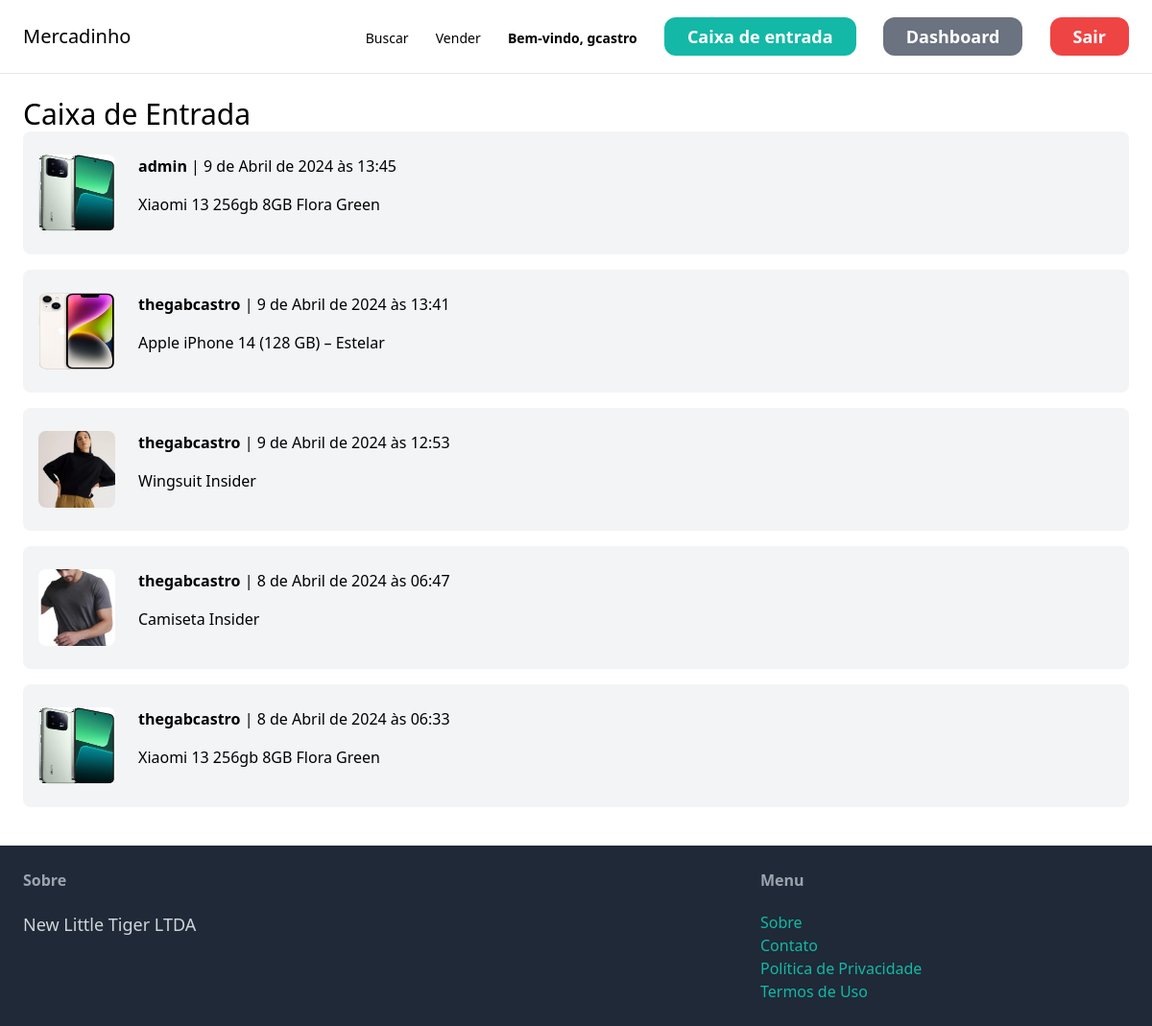
Screenshot of /inbox/ (signed in) with the database file from the repository.
### conversation/models.py (models this page shows)
class Conversation(models.Model):
    item = models.ForeignKey(
        Item, related_name="conversations", on_delete=models.CASCADE
    )
    members = models.ManyToManyField(User, related_name="conversations")
    criado_em = models.DateTimeField(auto_now_add=True)
    modified_at = models.DateTimeField(auto_now=True)
    class Meta:
        ordering = [
            "-modified_at",
        ]

### item/models.py (models this page shows, shortened)
class Item(models.Model):
    categoria = models.ForeignKey(
        Categoria, related_name="items", on_delete=models.CASCADE, default=1
    )
    nome = models.CharField(max_length=255)
    descrição = models.TextField(blank=True, null=True)
    preço = models.FloatField()
    imagem = models.ImageField(upload_to="item_images", blank=True, null=True)
    foi_vendido = models.BooleanField(default=False)
    criado_por = models.ForeignKey(User, related_name="items", on_delete=models.CASCADE)
    criado_em = models.DateTimeField(auto_now_add=True)

### conversation/views.py (the view)
# urls.py: path("", views.inbox, name="inbox"),
@login_required
def inbox(request):
    conversations = Conversation.objects.filter(members__in=[request.user.id])
    return render(
        request,
        "conversation/inbox.html",
        {
            "conversations": conversations,
        },
    )

### conversation/templates/conversation/inbox.html (shortened to what this page needs)
{% extends 'core/base.html' %}
{% block content %}
<h1 class="'mb-6 text-3xl">Caixa de Entrada</h1>
<div class="space-y-6">
    {% for conversation in conversations %}
        <a href="{% url 'conversation:detail' conversation.id %}">
            <div class="p-6 px-4 mb-4 flex bg-gray-100 rounded-lg">
                <div class="pr-6">
                    <img src="{{ conversation.item.imagem.url }}" alt="" class="w-20 h-20 max-w-full rounded-lg">
                </div>
                <div>
                    {% for member in conversation.members.all %}
                        {% if member != request.user %}
                            <p class="mb-4"><strong>{{ member.username }}</strong> | {{ conversation.modified_at }}</p>
                            <p>{{ conversation.item.nome }}</p>
                        {% endif %}
                    {% endfor %}
                </div>
            </div>
        </a>
    {% endfor %}
</div>
{% endblock content %}

### core/templates/core/base.html (shortened to what this page needs)
<!DOCTYPE html>
<html lang="pt-br">
<head>
    <script src="https://cdn.tailwindcss.com"></script>
</head>
<body>
    <nav class="py-6 px-6 flex justify-between items-center border-b border-gray-200">
        <a href="/" class="text-xl font-medium hover:text-gray-500">Mercadinho</a>
        <div class="space-x-6">
            <a href="{% url 'item:items' %}"
                class="text-sm font-light hover:text-gray-500">Buscar</a>
            <a href="{% url 'item:new' %}"
                class="text-sm font-light hover:text-gray-500">Vender</a>
            {% if request.user.is_authenticated %}
                <a href="#"
                    class="text-sm font-semibold hover:text-gray-500">Bem-vindo, {{user.username}}</a>
                <a href="{% url 'conversation:inbox' %}"
                    class="px-6 py-2 text-lg font-semibold bg-teal-500 text-white rounded-xl hover:bg-teal-700">Caixa de entrada</a>
                <a href="{% url 'dashboard:index' %}"
                    class="px-6 py-2 text-lg font-semibold bg-gray-500 text-white rounded-xl hover:bg-gray-700">Dashboard</a>
                <a href="{% url 'core:logout' %}"
                    class="px-6 py-2 text-lg font-semibold bg-red-500 text-white rounded-xl hover:bg-red-700">Sair</a>
            {% else %}
                <a href="{% url 'core:signup' %}"
                    class="px-6 py-3 text-lg font-semibold bg-teal-500 text-white rounded-xl hover:bg-teal-700">Registrar</a>
                <a href="{% url 'core:login' %}"
                    class="px-6 py-3 text-lg font-semibold bg-gray-500 text-white rounded-xl hover:bg-gray-700">Login</a>
            {% endif %}
        </div>
    </nav>
    <div class="px-6 py-6">
        {% block content %}
        {% endblock content %}
    </div>
    <footer class="py-6 px-6 flex justify-between bg-gray-800">
        <div class="w-2/3 pr-10">
            <h3 class="mb-5 font-semibold text-gray-400">Sobre</h3>
            <p class="text-lg text-gray-300">New Little Tiger LTDA</p>
        </div>
        <div class="w-1/3">
            <h3 class="mb-5 font-semibold text-gray-400">Menu</h3>
            <ul class="list-reset">
                <li><a href="#" class="text-teal-500 hover:text-teal-700">Sobre</a></li>
                <li><a href=" {% url 'core:contact' %}" class="text-teal-500 hover:text-teal-700">Contato</a></li>
                <li><a href="#" class="text-teal-500 hover:text-teal-700">Política de Privacidade</a></li>
                <li><a href="#" class="text-teal-500 hover:text-teal-700">Termos de Uso</a></li>
            </ul>
        </div>
    </footer>
</body>
</html>

### rows the page displays
Conversation: item.imagem (picture), modified_at "9 de Abril de 2024 às 13:45", item.nome "Xiaomi 13 256gb 8GB Flora Green"
Conversation: item.imagem (picture), modified_at "9 de Abril de 2024 às 13:41", item.nome "Apple iPhone 14 (128 GB) – Estelar"
Conversation: item.imagem (picture), modified_at "9 de Abril de 2024 às 12:53", item.nome "Wingsuit Insider"
Conversation: item.imagem (picture), modified_at "8 de Abril de 2024 às 06:47", item.nome "Camiseta Insider"
Conversation: item.imagem (picture), modified_at "8 de Abril de 2024 às 06:33", item.nome "Xiaomi 13 256gb 8GB Flora Green"

### other values shown
{{ user.username }} "gcastro"
{{ member.username }} "admin"
{{ member.username }} "thegabcastro"
